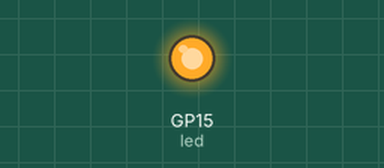
Recording of a program running on a simulated Raspberry Pi Pico running MicroPython. On the bench: output pins drawn as LEDs (lit = HIGH). What the program prints to the serial console is not drawn.

Above: at 0.2 s.
At 24.3 s:
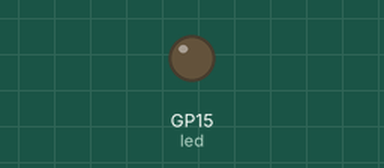
Timing chart, 0 to 32.4 s (numbered marks = the images above):
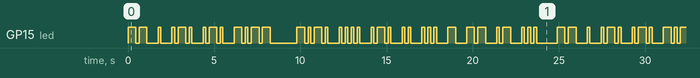

The program:

morse_code.py
```python
# SET THE STRING TO BE CONVERTED AND DISPLAYED HERE
message_in_alpha = "merry christmas"

from machine import Pin
import time

led = Pin(15, Pin.OUT) # set "led" to the output of pin number 15

# SET DELAYS
DOT_DELAY = 0.15
DASH_DELAY = DOT_DELAY * 3
SPACE_DELAY = DOT_DELAY * 3
LETTER_DELAY = 0.2

alpha_to_morse = {
    "A":".-","N":"-.",
	"B":"-...","O":"---",
 	"C":"-.-.","P":".--.",
 	"D":"-..","Q":"--.-",
 	"E":".","R":".-.",
 	"F":"..-.","S":"...",
 	"G":"--.","T":"-",
 	"H":"....","U":"..-",
 	"I":"..","V":"...-",
 	"J":".---","W":".--",
 	"K":"-.-","X":"-..-",
 	"L":".-..","Y":"-.--",
 	"M":"--","Z":"--..",
    "1":".----","6":"-....",
 	"2":"..---","7":"--...",
 	"3":"...--","8":"---..",
 	"4":"....-","9":"----.",
 	"5":".....","0":"-----",
    "?":"..--..",";":"-.-.-.",
 	":":"---...","/":"-..-.",
 	"-":"-....-","\'":".----.",
 	"\"":".-..-.","(":"-.--.",
    ")":"-.--.-","=":"-...-",
    "+":".-.-.","*":"-..-",
    "@":".--.-.","Á":".--.-",
    "Ä":".-.-", "É":"..-..",
    "Ñ":"--.--", "Ö":"---.",
    "Ü":"..--"," ":" "}

# Convert the alphanumeric message into morse code
def convert(message_in_alpha): # func:convert, takes the alphanumeric message as an argument
    message_in_alpha = message_in_alpha.upper() # sanitisation
    message_in_morse = []
    for letter in message_in_alpha:
        try:
            message_in_morse.append(alpha_to_morse[letter])
        except KeyError: # if the letter is not in the dictionary then print a message to the user and replace with a space
            message_in_morse.append(" ")
            print(f"Unknown key: {letter}")
    message_in_morse = " ".join(message_in_morse)
    print(message_in_morse)
    return message_in_morse

def flicker(delay): # causes the led to turn on then off with a delay dependent on wheter a dot or dash
    led.value(1)
    time.sleep(delay)
    led.value(0)
    time.sleep(LETTER_DELAY)

message_in_morse = convert(message_in_alpha) # convert alphanumeric --> morse
while True:
    for char in message_in_morse:
        if char == "-":
            flicker(DASH_DELAY)
        elif char == ".":
            flicker(DOT_DELAY)
        else:
            time.sleep(SPACE_DELAY)
    time.sleep(1)
    
```

Measured:
- by itself, GP15 (led): moves between LOW and HIGH, repeating every 24.9 s
- by itself, everything shown: repeats every 24.9 s, in 74 steps
